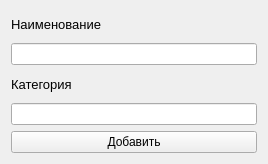
<?xml version="1.0" encoding="UTF-8"?>
<ui version="4.0">
 <class>AddDialog</class>
 <widget class="QWidget" name="AddDialog">
  <property name="geometry">
   <rect>
    <x>0</x>
    <y>0</y>
    <width>268</width>
    <height>164</height>
   </rect>
  </property>
  <property name="windowTitle">
   <string>Form</string>
  </property>
  <layout class="QVBoxLayout" name="verticalLayout">
   <item>
    <widget class="QLabel" name="label">
     <property name="font">
      <font>
       <pointsize>10</pointsize>
      </font>
     </property>
     <property name="text">
      <string>Наименование</string>
     </property>
    </widget>
   </item>
   <item>
    <widget class="QLineEdit" name="lineEdit"/>
   </item>
   <item>
    <widget class="QLabel" name="label_2">
     <property name="font">
      <font>
       <pointsize>10</pointsize>
      </font>
     </property>
     <property name="text">
      <string>Категория</string>
     </property>
    </widget>
   </item>
   <item>
    <widget class="QLineEdit" name="lineEdit_2"/>
   </item>
   <item>
    <widget class="QPushButton" name="add_button">
     <property name="text">
      <string>Добавить</string>
     </property>
    </widget>
   </item>
  </layout>
 </widget>
 <resources/>
 <connections/>
</ui>
